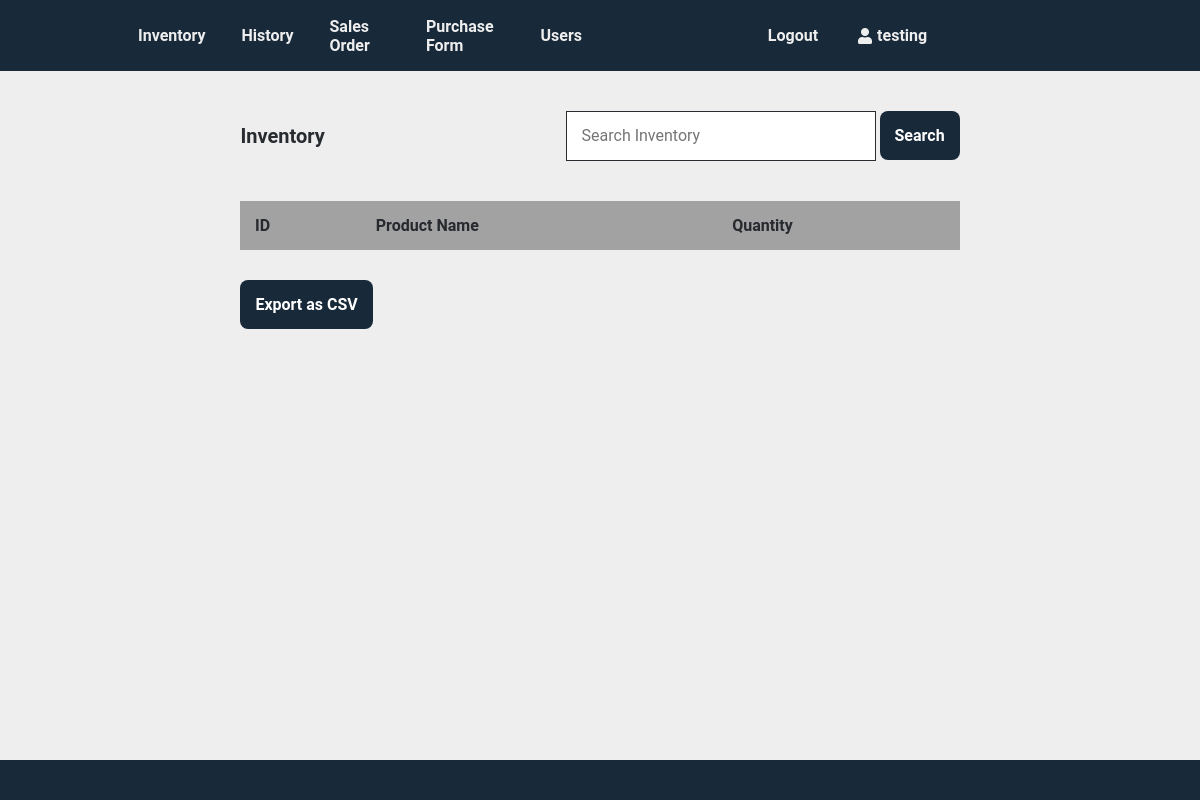
Page /index.php?page=inventory (signed in) on the earlier database version.
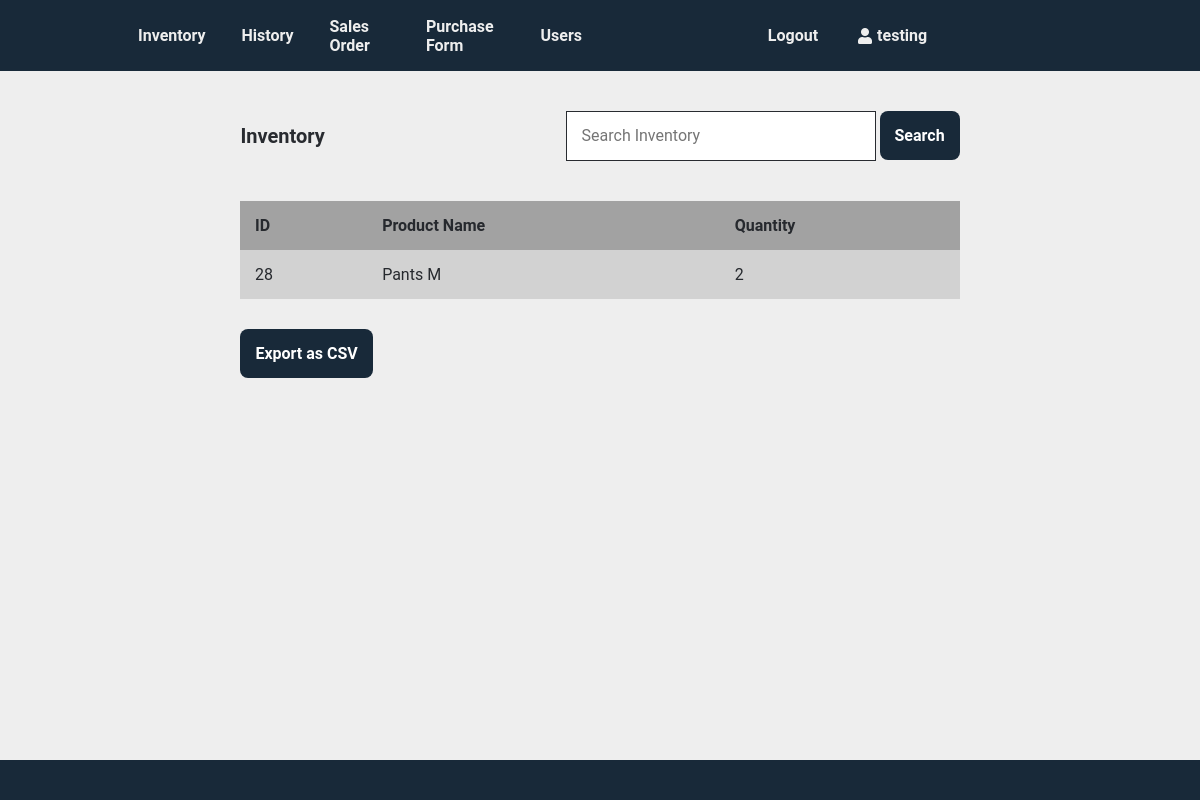
Same page on the later database version.
### tables this page shows
CREATE TABLE `inventory` (
  `id` int(11) NOT NULL,
  `product_name` varchar(50) NOT NULL,
  `quantity` int(11) NOT NULL,
  `groupname` varchar(50) DEFAULT NULL
);

### index.php (called while the page is built, shortened)
<?php
    include "functions.php";
    $page = isset($_GET["page"]) && file_exists($_GET["page"] . ".php") ? $_GET["page"] : "login";
    include $page . ".php";
?>

### inventory.php (the view, shortened to what this page needs)
<?php
require_once('index.php');
$groupname = $_SESSION["groupname"];
$result = mysqli_query($conn, "SELECT * FROM inventory WHERE groupname = '$groupname'");
$inventory_rows = $result->fetch_all(MYSQLI_ASSOC);
?>
<div class="content-wrapper">
    <div class="flex-wrapper">
        <h1 class="h1-align">Inventory</h1>
        <div class="searchbar">
            <form action="" method="POST">
                <div>
                    <input type="text" name="search" value="<?php if(isset($_POST['search'])){echo $_POST['search']; } ?>" placeholder="Search Inventory">
                    <button type="submit">Search</button>
                </div>
            </form>
        </div>
    </div>
    <?php
        if(isset($_POST['search']))
        {
            $filtervalues = htmlspecialchars($_POST['search']);
            $sql_query = "SELECT * FROM inventory WHERE groupname = '$groupname' AND CONCAT(id,product_name) LIKE '%$filtervalues%' ";
            $sql_query_run = mysqli_query($conn, $sql_query);
            if(mysqli_num_rows($sql_query_run) > 0)
            {
                ?>
                <table>
                <tr>
                    <th>ID</th>
                    <th>Product Name</th>
                    <th>Quantity</th>
                </tr>
                <?php
                    foreach($sql_query_run as $row)
                    {
                        ?>
                        <tr>
                        <td><?= htmlspecialchars($row['id']) ?></td>
                        <td><?= htmlspecialchars($row['product_name']) ?></td>
                        <td><?= htmlspecialchars($row['quantity']) ?></td>
                        </tr>
                        <?php
                    }
            }
            else
            {
                ?>
                    <tr>
                        <td colspan="3">Searched Record Not Found</td>
                    </tr>
                <?php
            }
        }
        else
        {
            ?>
            <table>
                <tr>
                    <th>ID</th>
                    <th>Product Name</th>
                    <th>Quantity</th>
                </tr>
                <?php foreach($inventory_rows as $row): ?>
                <tr>
                    <td><?= htmlspecialchars($row['id']) ?></td>
                    <td><?= htmlspecialchars($row['product_name']) ?></td>
                    <td><?= htmlspecialchars($row['quantity']) ?></td>
                </tr>
                <?php endforeach ?>
            </table>
            <?php
        }
    ?>
    <div class="flex-wrapper">
        <div class="submit_order">
            <form action="index.php?page=export_csv" method="post" autocomplete="off">
                <button type="submit">Export as CSV</button>
            </form>
        </div>
    </div>
</div>
<?=footer()?>

Differences in the rows shown:
added inventory: id "28", product_name "Pants M", quantity "2"
